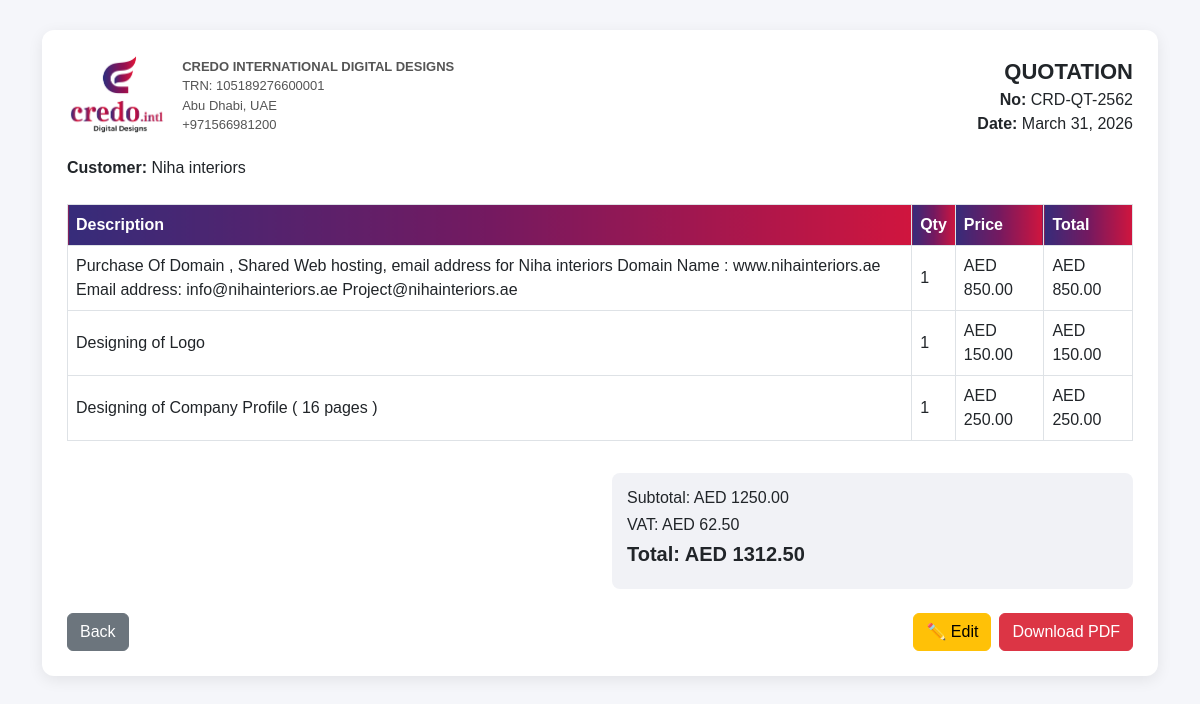
/quotation/quotation/31/, run on the app's committed database.
### sales/models.py (models this page shows, shortened)
class Quotation(models.Model):
    STATUS_CHOICES = [
        ('draft', 'Draft'),
        ('sent', 'Sent'),
        ('approved', 'Approved'),
        ('rejected', 'Rejected'),
    ]
    number = models.CharField(max_length=50, unique=True)
    customer = models.ForeignKey(Customer, on_delete=models.CASCADE)
    date = models.DateField(auto_now_add=True)
    note = models.TextField(blank=True, null=True)
    attention = models.CharField(max_length=100, blank=True, null=True)
    sales_person = models.CharField(max_length=100, blank=True, null=True)
    subtotal = models.DecimalField(max_digits=10, decimal_places=2, default=0)
    vat = models.DecimalField(max_digits=10, decimal_places=2, default=0)
    total = models.DecimalField(max_digits=10, decimal_places=2, default=0)
    status = models.CharField(max_length=20, choices=STATUS_CHOICES, default='draft')
    notes = models.TextField(blank=True, null=True)

class Customer(models.Model):
    name = models.CharField(max_length=200)
    phone = models.CharField(max_length=20, blank=True, null=True)
    email = models.EmailField(blank=True, null=True)
    address = models.TextField(blank=True, null=True)
    trn_number = models.CharField(max_length=50, blank=True, null=True)  # ✅ ADD THIS

class QuotationItem(models.Model):
    quotation = models.ForeignKey(Quotation, on_delete=models.CASCADE, related_name="items")
    service = models.ForeignKey(Service, on_delete=models.SET_NULL, null=True, blank=True)
    description = models.TextField()
    quantity = models.IntegerField(default=1)
    price = models.DecimalField(max_digits=10, decimal_places=2)
    total = models.DecimalField(max_digits=10, decimal_places=2)

### sales/views.py (the view)
# urls.py: path('quotation/<int:pk>/', quotation_detail, name='quotation_detail'),
def quotation_detail(request, pk):
    quotation = get_object_or_404(Quotation, id=pk)
    return render(request, "sales/quotation_detail.html", {
        "quotation": quotation
    })

### templates/sales/quotation_detail.html (shortened to what this page needs)
{% load static %}
<!DOCTYPE html>
<html>
<head>
    <link href="https://cdn.jsdelivr.net/npm/bootstrap@5.3.0/dist/css/bootstrap.min.css" rel="stylesheet">
</head>
<body>
<div class="container">
<div class="container-box">
    <div class="header">
        <div class="d-flex align-items-center gap-3">
            <img src="{% static 'logo6.png' %}" class="logo">
            <div class="company-info">
                <b>CREDO INTERNATIONAL DIGITAL DESIGNS</b><br>
                TRN: 105189276600001<br>
                Abu Dhabi, UAE<br>
                 +971566981200
            </div>
        </div>
        <div class="text-md-end">
            <div class="title">QUOTATION</div>
            <b>No:</b> {{ quotation.number }}<br>
            <b>Date:</b> {{ quotation.date }}
        </div>
    </div>
    <div class="mb-4">
        <p><b>Customer:</b> {{ quotation.customer.name }}</p>
    </div>
    <div class="table-responsive">
        <table class="table table-bordered">
            <thead>
                <tr>
                    <th>Description</th>
                    <th>Qty</th>
                    <th>Price</th>
                    <th>Total</th>
                </tr>
            </thead>
            <tbody>
                {% for item in quotation.items.all %}
                <tr>
                    <td>
                        {% if item.description %}
                            {{ item.description }}
                        {% elif item.service %}
                            {{ item.service.name }}
                        {% endif %}
                    </td>
                    <td>{{ item.quantity }}</td>
                    <td>AED {{ item.price|floatformat:2 }}</td>
                    <td>AED {{ item.total|floatformat:2 }}</td>
                </tr>
                {% empty %}
                <tr>
                    <td colspan="4" class="text-center">No items added</td>
                </tr>
                {% endfor %}
            </tbody>
        </table>
    </div>
    <div class="row mt-3">
        <div class="col-md-6"></div>
        <div class="col-md-6">
            <div class="total-box">
                <h6>Subtotal: AED {{ quotation.subtotal|floatformat:2 }}</h6>
                <h6>VAT: AED {{ quotation.vat|floatformat:2 }}</h6>
                <h5><strong>Total: AED {{ quotation.total|floatformat:2 }}</strong></h5>
            </div>
        </div>
    </div>
    <div class="mt-4 d-flex justify-content-between">
    <a href="{% url 'dashboard' %}" class="btn btn-secondary">
        Back
    </a>
    <div class="d-flex gap-2 flex-wrap">
        <a href="{% url 'edit_quotation' quotation.id %}"
           class="btn btn-warning">
            ✏️ Edit
        </a>
        <a href="{% url 'quotation_pdf' quotation.id %}"
           class="btn btn-danger pdf-btn">
            Download PDF
        </a>
    </div>
</div>
</div>
</div>
</body>
</html>

### templates/sales/quotation_detail.html (style rules this page uses)
body { background: #f5f6fa; font-family: Calibri, sans-serif; }
.container-box { background: white; padding: 25px; border-radius: 12px; box-shadow: 0 4px 15px rgba(0,0,0,0.08); margin-top: 30px; }
.header { display: flex; justify-content: space-between; align-items: center; margin-bottom: 20px; }
.logo { height: 80px; }
.company-info { font-size: 13px; color: #555; }
.title { font-size: 22px; font-weight: bold; }
.table thead { background: linear-gradient(90deg,#362c7a,#741960,#d0153e); color: white; }
.table th { background: linear-gradient(90deg,#362c7a,#741960,#d0153e); color: white; }
.table td { vertical-align: middle; }
.total-box { background: #f1f2f6; padding: 15px; border-radius: 8px; }

### data on the page
Quotation: number "CRD-QT-2562", date "March 31, 2026", customer.name "Niha interiors", subtotal "1250.00", vat "62.50", total "1312.50"
QuotationItem: description "Purchase Of Domain , Shared Web hosting, email address for Niha interiors Domain Name : www.nihainteriors.ae Email address: info@nihainteriors.ae Project@nihainteriors.ae", quantity "1", price "850.00", total "850.00"
QuotationItem: description "Designing of Logo", quantity "1", price "150.00", total "150.00"
QuotationItem: description "Designing of Company Profile ( 16 pages )", quantity "1", price "250.00", total "250.00"
